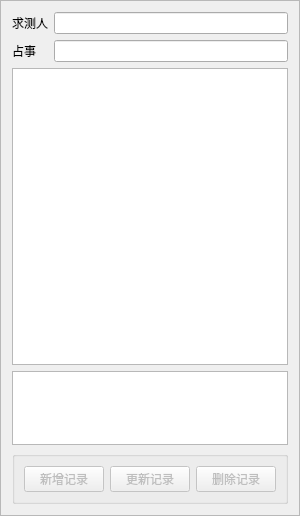
<?xml version="1.0" encoding="UTF-8"?>
<ui version="4.0">
 <class>LiuyaoResultFrame</class>
 <widget class="QFrame" name="LiuyaoResultFrame">
  <property name="geometry">
   <rect>
    <x>0</x>
    <y>0</y>
    <width>281</width>
    <height>516</height>
   </rect>
  </property>
  <property name="windowTitle">
   <string>Frame</string>
  </property>
  <property name="frameShape">
   <enum>QFrame::StyledPanel</enum>
  </property>
  <property name="frameShadow">
   <enum>QFrame::Raised</enum>
  </property>
  <layout class="QGridLayout" name="gridLayout">
   <item row="0" column="0">
    <widget class="QLabel" name="label">
     <property name="sizePolicy">
      <sizepolicy hsizetype="Preferred" vsizetype="Preferred">
       <horstretch>0</horstretch>
       <verstretch>1</verstretch>
      </sizepolicy>
     </property>
     <property name="text">
      <string>求测人</string>
     </property>
     <property name="buddy">
      <cstring>edit_name</cstring>
     </property>
    </widget>
   </item>
   <item row="0" column="1">
    <widget class="QLineEdit" name="edit_name">
     <property name="sizePolicy">
      <sizepolicy hsizetype="Expanding" vsizetype="Fixed">
       <horstretch>0</horstretch>
       <verstretch>1</verstretch>
      </sizepolicy>
     </property>
    </widget>
   </item>
   <item row="2" column="0" colspan="2">
    <widget class="QTextEdit" name="text_gua">
     <property name="sizePolicy">
      <sizepolicy hsizetype="Expanding" vsizetype="Expanding">
       <horstretch>0</horstretch>
       <verstretch>4</verstretch>
      </sizepolicy>
     </property>
     <property name="readOnly">
      <bool>true</bool>
     </property>
    </widget>
   </item>
   <item row="1" column="0">
    <widget class="QLabel" name="label_2">
     <property name="sizePolicy">
      <sizepolicy hsizetype="Preferred" vsizetype="Preferred">
       <horstretch>0</horstretch>
       <verstretch>1</verstretch>
      </sizepolicy>
     </property>
     <property name="text">
      <string>占事</string>
     </property>
     <property name="buddy">
      <cstring>edit_question</cstring>
     </property>
    </widget>
   </item>
   <item row="3" column="0" colspan="2">
    <widget class="QPlainTextEdit" name="text_analyze">
     <property name="sizePolicy">
      <sizepolicy hsizetype="Expanding" vsizetype="Expanding">
       <horstretch>0</horstretch>
       <verstretch>1</verstretch>
      </sizepolicy>
     </property>
    </widget>
   </item>
   <item row="1" column="1">
    <widget class="QLineEdit" name="edit_question">
     <property name="sizePolicy">
      <sizepolicy hsizetype="Expanding" vsizetype="Fixed">
       <horstretch>0</horstretch>
       <verstretch>1</verstretch>
      </sizepolicy>
     </property>
    </widget>
   </item>
   <item row="4" column="0" colspan="2">
    <widget class="QGroupBox" name="groupBox">
     <property name="title">
      <string/>
     </property>
     <layout class="QHBoxLayout" name="horizontalLayout">
      <item>
       <widget class="QPushButton" name="btn_add">
        <property name="enabled">
         <bool>false</bool>
        </property>
        <property name="text">
         <string>新增记录</string>
        </property>
       </widget>
      </item>
      <item>
       <widget class="QPushButton" name="btn_update">
        <property name="enabled">
         <bool>false</bool>
        </property>
        <property name="text">
         <string>更新记录</string>
        </property>
       </widget>
      </item>
      <item>
       <widget class="QPushButton" name="btn_del">
        <property name="enabled">
         <bool>false</bool>
        </property>
        <property name="text">
         <string>删除记录</string>
        </property>
       </widget>
      </item>
     </layout>
    </widget>
   </item>
  </layout>
 </widget>
 <resources/>
 <connections>
  <connection>
   <sender>btn_add</sender>
   <signal>clicked()</signal>
   <receiver>LiuyaoResultFrame</receiver>
   <slot>onBtnAdd()</slot>
   <hints>
    <hint type="sourcelabel">
     <x>76</x>
     <y>480</y>
    </hint>
    <hint type="destinationlabel">
     <x>5</x>
     <y>382</y>
    </hint>
   </hints>
  </connection>
  <connection>
   <sender>btn_update</sender>
   <signal>clicked()</signal>
   <receiver>LiuyaoResultFrame</receiver>
   <slot>onBtnUpdate()</slot>
   <hints>
    <hint type="sourcelabel">
     <x>168</x>
     <y>482</y>
    </hint>
    <hint type="destinationlabel">
     <x>4</x>
     <y>342</y>
    </hint>
   </hints>
  </connection>
  <connection>
   <sender>btn_del</sender>
   <signal>clicked()</signal>
   <receiver>LiuyaoResultFrame</receiver>
   <slot>onBtnDelete()</slot>
   <hints>
    <hint type="sourcelabel">
     <x>249</x>
     <y>481</y>
    </hint>
    <hint type="destinationlabel">
     <x>4</x>
     <y>287</y>
    </hint>
   </hints>
  </connection>
  <connection>
   <sender>text_analyze</sender>
   <signal>textChanged()</signal>
   <receiver>LiuyaoResultFrame</receiver>
   <slot>onModified()</slot>
   <hints>
    <hint type="sourcelabel">
     <x>222</x>
     <y>408</y>
    </hint>
    <hint type="destinationlabel">
     <x>275</x>
     <y>410</y>
    </hint>
   </hints>
  </connection>
  <connection>
   <sender>edit_name</sender>
   <signal>textChanged(QString)</signal>
   <receiver>LiuyaoResultFrame</receiver>
   <slot>onModified()</slot>
   <hints>
    <hint type="sourcelabel">
     <x>186</x>
     <y>24</y>
    </hint>
    <hint type="destinationlabel">
     <x>276</x>
     <y>25</y>
    </hint>
   </hints>
  </connection>
  <connection>
   <sender>edit_question</sender>
   <signal>textChanged(QString)</signal>
   <receiver>LiuyaoResultFrame</receiver>
   <slot>onModified()</slot>
   <hints>
    <hint type="sourcelabel">
     <x>213</x>
     <y>43</y>
    </hint>
    <hint type="destinationlabel">
     <x>276</x>
     <y>63</y>
    </hint>
   </hints>
  </connection>
 </connections>
 <slots>
  <slot>onBtnAdd()</slot>
  <slot>onBtnUpdate()</slot>
  <slot>onBtnDelete()</slot>
  <slot>onModified()</slot>
 </slots>
</ui>
